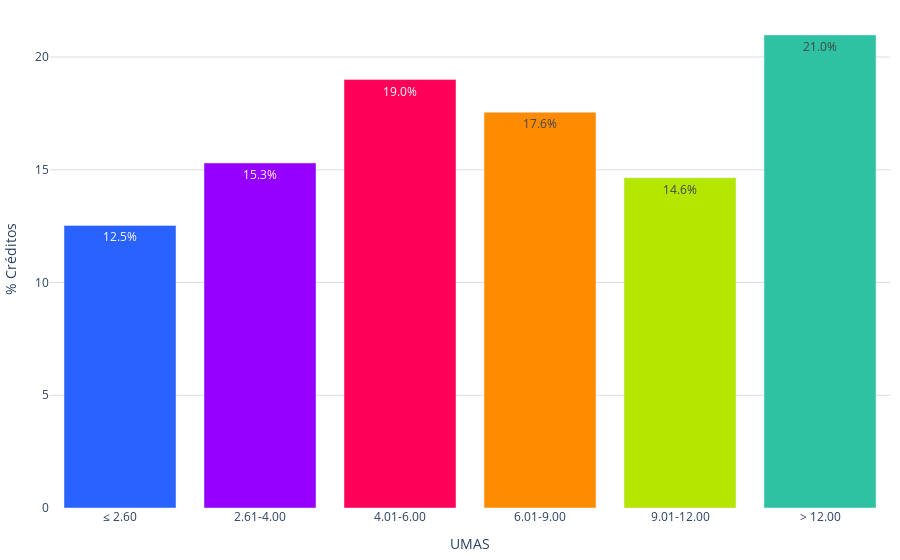

The notebook cell saved with this chart:
### Code cell
labels = conteo_ingresos['rango_ingresos']
values = conteo_ingresos['porcentajes']
colores = ['#2962ff', '#9500ff', '#ff0059', '#ff8c00', '#b4e600', '#2EC2A2','#E50CB6']

fig = go.Figure()
fig.add_trace(go.Bar(
        x=labels, 
        y=values, 
        marker_color=colores,
        text=values,  # Texto que se mostrará en las barras (porcentaje)
        textposition='inside',  # Posición del texto (puede ser 'inside' o 'outside')
        texttemplate='%{text:.1f}%', 
    )
)    
fig.update_layout(
    #barmode='stack', 
    #title='Porcentaje de créditos en UMAS (2022)',
    #title_font_size = 22,
    xaxis=dict(title='UMAS',),
    yaxis=dict(
        title='% Créditos', # Título del eje y
        gridcolor='#dddcda', # Color de las líneas que dividen los rangos del eje Y         
    ),  margin=dict(l=10, r=10, t=10, b=10),  # Ajusta los márgenes (left, right, top, bottom)
    plot_bgcolor='rgba(0,0,0,0)',  # Color de fondo del gráfico
    legend=dict(
        yanchor="top",
        y=0.99,
    )
)

# Exportar gráfica como archivo HTML
def guardar_grafico_como_html(fig, nombre_archivo, carpeta='assets\graficas'):
    # Crear la carpeta si no existe
    if not os.path.exists(carpeta):
        os.makedirs(carpeta)
    config = {
        'displaylogo': False,  # Ocultar el logo de Plotly
        'modeBarButtonsToRemove': [
            'toImage',       # Botón para guardar como imagen
            'select2d',      # Box select
            'lasso2d',       # Lasso select
            'resetScale2d',  # Reset Axes
        ]
    }
    # Gráfica como archivo HTML en la carpeta especificada
    pio.write_html(fig, f'{carpeta}/{nombre_archivo}.html', config=config)
guardar_grafico_como_html(fig, 'g_bar_creditos_umas_2024', carpeta='assets\graficas')
fig.show()

### Figure 1 — Plotly figure (JSON) as saved in the notebook; plotly's stock layout.template omitted (floating-point values rounded to 4 significant figures)
{"data": [{"marker": {"color": ["#2962ff", "#9500ff", "#ff0059", "#ff8c00", "#b4e600", "#2EC2A2", "#E50CB6"]}, "text": [12.53, 15.3, 19, 17.55, 14.64, 20.98], "textposition": "inside", "texttemplate": "%{text:.1f}%", "type": "bar", "x": ["≤ 2.60", "2.61-4.00", "4.01-6.00", "6.01-9.00", "9.01-12.00", "> 12.00"], "y": [12.53, 15.3, 19, 17.55, 14.64, 20.98]}], "layout": {"legend": {"y": 0.99, "yanchor": "top"}, "margin": {"b": 10, "l": 10, "r": 10, "t": 10}, "plot_bgcolor": "rgba(0,0,0,0)", "xaxis": {"title": {"text": "UMAS"}}, "yaxis": {"gridcolor": "#dddcda", "title": {"text": "% Créditos"}}}}
